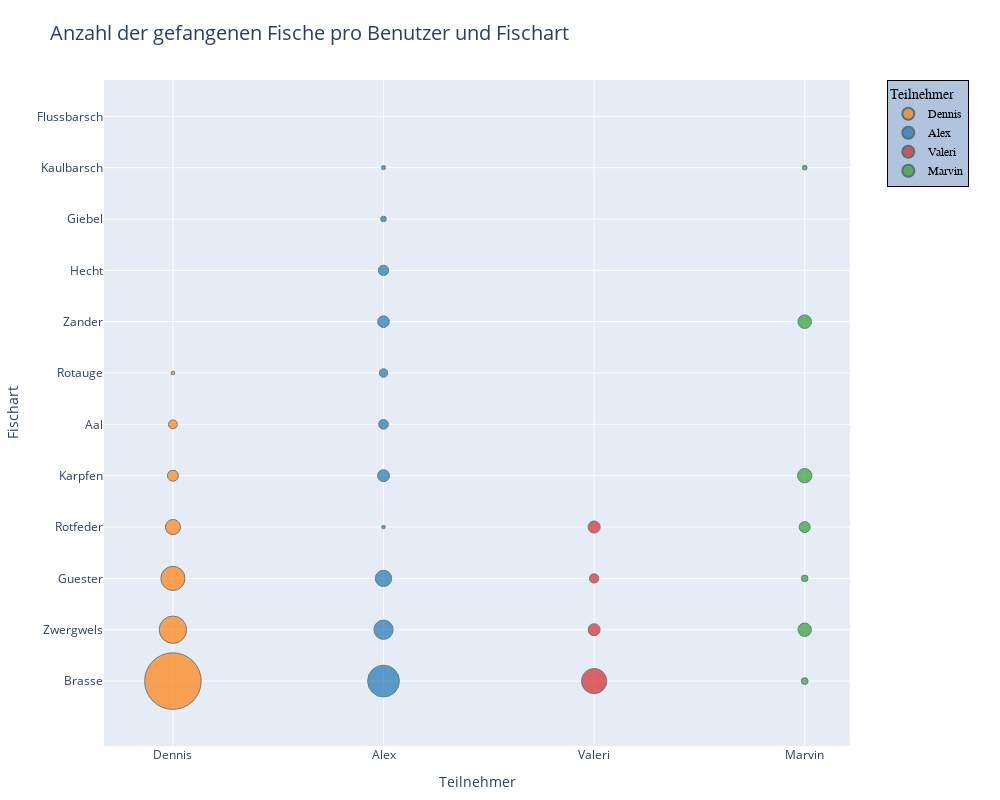

Notebook code for this chart:
### Markdown cell above
## Wer hat mit welchen Fischen wie viele Punkte gemacht?

### Code cell
agg_df = df.groupby(['name', 'type'], as_index=False)['points'].sum()

agg_df = agg_df.sort_values(by='points', ascending=False)

fig = px.scatter(
    agg_df,
    x='name',
    y='type',
    size='points',
    color='name',
    color_discrete_map=user_colors,
    title='Anzahl der gefangenen Fische pro Benutzer und Fischart',
    labels={
        'name': 'Benutzer',
        'type': 'Fischart',
        'points': 'Anzahl der Punkte'
    },
    hover_name='name',
    hover_data=['type', 'points'],
    size_max=40  # Maximale Blasengröße / anpasssen falls Bildschirm anders
)
 
fig.update_layout(
    xaxis_title='Teilnehmer',
    yaxis_title='Fischart',
    legend_title='Teilnehmer',
    title_font_size=20,
    width=1000,   
    height=800,  
    margin=dict(l=50, r=150, t=80, b=50) 
)

fig.update_layout(
    legend=dict(
        x=1.05,
        y=1,
        traceorder='normal',
        font=dict(
            family='sans-serif',
            size=12,
            color='black'
        ),
        bgcolor='LightSteelBlue',
        bordercolor='Black',
        borderwidth=1
    )
)

fig.update_traces(marker=dict(line=dict(width=1, color='DarkSlateGrey')), selector=dict(mode='markers'))

fig.show()

### Figure 1 — Plotly figure (JSON) as saved in the notebook; plotly's stock layout.template omitted (floating-point values rounded to 4 significant figures)
{"data": [{"customdata": [[2110.0], [494], [384.5], [150.5], [79.5], [52], [9]], "hovertemplate": "<b>%{hovertext}</b><br><br>Benutzer=%{x}<br>Fischart=%{y}<br>Anzahl der Punkte=%{customdata[0]}<extra></extra>", "hovertext": ["Dennis", "Dennis", "Dennis", "Dennis", "Dennis", "Dennis", "Dennis"], "legendgroup": "Dennis", "marker": {"color": "#ff7f0e", "line": {"color": "DarkSlateGrey", "width": 1}, "size": [2110.0, 494, 384.5, 150.5, 79.5, 52, 9], "sizemode": "area", "sizeref": 1.318, "symbol": "circle"}, "mode": "markers", "name": "Dennis", "orientation": "v", "showlegend": true, "type": "scatter", "x": ["Dennis", "Dennis", "Dennis", "Dennis", "Dennis", "Dennis", "Dennis"], "xaxis": "x", "y": ["Brasse", "Zwergwels", "Guester", "Rotfeder", "Karpfen", "Aal", "Rotauge"], "yaxis": "y"}, {"customdata": [[667.5], [246], [176], [93], [90], [71], [62], [47.5], [21], [11.5], [8]], "hovertemplate": "<b>%{hovertext}</b><br><br>Benutzer=%{x}<br>Fischart=%{y}<br>Anzahl der Punkte=%{customdata[0]}<extra></extra>", "hovertext": ["Alex", "Alex", "Alex", "Alex", "Alex", "Alex", "Alex", "Alex", "Alex", "Alex", "Alex"], "legendgroup": "Alex", "marker": {"color": "#1f77b4", "line": {"color": "DarkSlateGrey", "width": 1}, "size": [667.5, 246, 176, 93, 90, 71, 62, 47.5, 21, 11.5, 8], "sizemode": "area", "sizeref": 1.318, "symbol": "circle"}, "mode": "markers", "name": "Alex", "orientation": "v", "showlegend": true, "type": "scatter", "x": ["Alex", "Alex", "Alex", "Alex", "Alex", "Alex", "Alex", "Alex", "Alex", "Alex", "Alex"], "xaxis": "x", "y": ["Brasse", "Zwergwels", "Guester", "Karpfen", "Zander", "Hecht", "Aal", "Rotauge", "Giebel", "Kaulbarsch", "Rotfeder"], "yaxis": "y"}, {"customdata": [[419.5], [97], [94.5], [57.5]], "hovertemplate": "<b>%{hovertext}</b><br><br>Benutzer=%{x}<br>Fischart=%{y}<br>Anzahl der Punkte=%{customdata[0]}<extra></extra>", "hovertext": ["Valeri", "Valeri", "Valeri", "Valeri"], "legendgroup": "Valeri", "marker": {"color": "#d62728", "line": {"color": "DarkSlateGrey", "width": 1}, "size": [419.5, 97, 94.5, 57.5], "sizemode": "area", "sizeref": 1.318, "symbol": "circle"}, "mode": "markers", "name": "Valeri", "orientation": "v", "showlegend": true, "type": "scatter", "x": ["Valeri", "Valeri", "Valeri", "Valeri"], "xaxis": "x", "y": ["Brasse", "Rotfeder", "Zwergwels", "Guester"], "yaxis": "y"}, {"customdata": [[135], [121.5], [119.5], [79.5], [31], [29], [15], [0], [0]], "hovertemplate": "<b>%{hovertext}</b><br><br>Benutzer=%{x}<br>Fischart=%{y}<br>Anzahl der Punkte=%{customdata[0]}<extra></extra>", "hovertext": ["Marvin", "Marvin", "Marvin", "Marvin", "Marvin", "Marvin", "Marvin", "Marvin", "Marvin"], "legendgroup": "Marvin", "marker": {"color": "#2ca02c", "line": {"color": "DarkSlateGrey", "width": 1}, "size": [135, 121.5, 119.5, 79.5, 31, 29, 15, 0, 0], "sizemode": "area", "sizeref": 1.318, "symbol": "circle"}, "mode": "markers", "name": "Marvin", "orientation": "v", "showlegend": true, "type": "scatter", "x": ["Marvin", "Marvin", "Marvin", "Marvin", "Marvin", "Marvin", "Marvin", "Marvin", "Marvin"], "xaxis": "x", "y": ["Karpfen", "Zander", "Zwergwels", "Rotfeder", "Brasse", "Guester", "Kaulbarsch", "Flussbarsch", "Aal"], "yaxis": "y"}], "layout": {"height": 800, "legend": {"bgcolor": "LightSteelBlue", "bordercolor": "Black", "borderwidth": 1, "font": {"color": "black", "family": "sans-serif", "size": 12}, "itemsizing": "constant", "title": {"text": "Teilnehmer"}, "tracegroupgap": 0, "traceorder": "normal", "x": 1.05, "y": 1}, "margin": {"b": 50, "l": 50, "r": 150, "t": 80}, "title": {"font": {"size": 20}, "text": "Anzahl der gefangenen Fische pro Benutzer und Fischart"}, "width": 1000, "xaxis": {"anchor": "y", "categoryarray": ["Dennis", "Alex", "Valeri", "Marvin"], "categoryorder": "array", "domain": [0, 1], "title": {"text": "Teilnehmer"}}, "yaxis": {"anchor": "x", "domain": [0, 1], "title": {"text": "Fischart"}}}}
